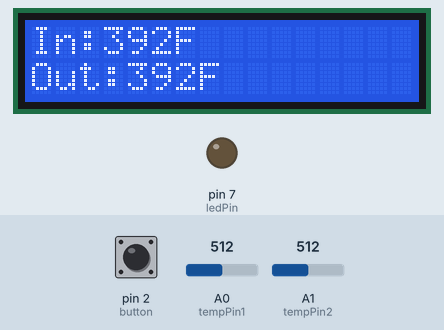
Recording of a sketch running on a simulated Arduino Uno, built with avr-gcc and run on an emulated ATmega328P. Shown: 16×2 character LCD, output pins drawn as LEDs (lit = HIGH). The test bench sets the inputs (shaded band); at power-on: pin 2 (button) HIGH, A0 (tempPin1) = 512, A1 (tempPin2) = 512.

Above: at 1.2 s.
1.3 s: pin 2 (button) pulled LOW for 1 s
At 3.5 s:
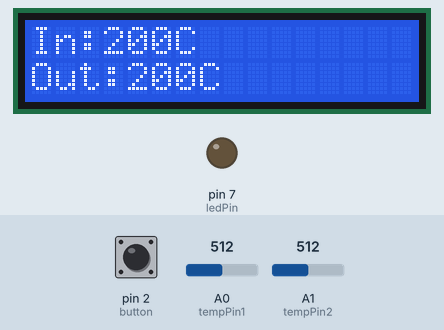
3.8 s: A0 (tempPin1) set to 532
At 4.4 s:
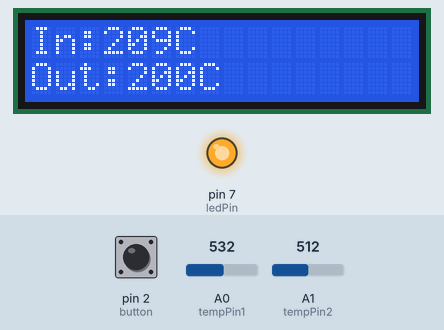
6.1 s: A1 (tempPin2) set to 544
At 7.2 s:
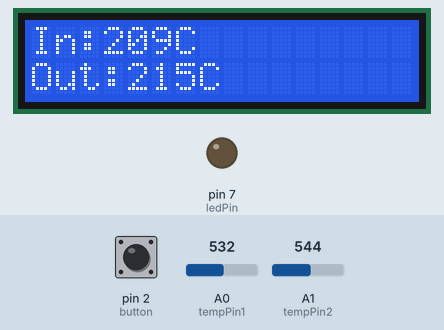
7.7 s: pin 2 (button) pulled LOW for 0.15 s
At 7.77 s:
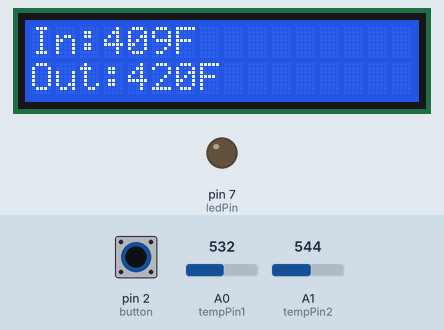
9.3 s: A0 (tempPin1) set to 511
At 10.4 s:
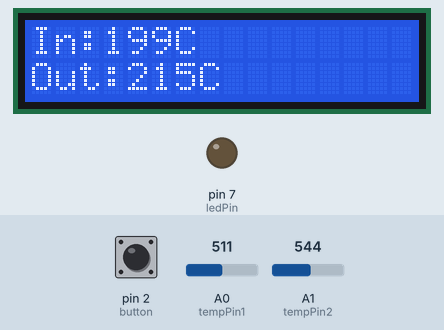
10.8 s: A1 (tempPin2) set to 511
At 11.5 s:
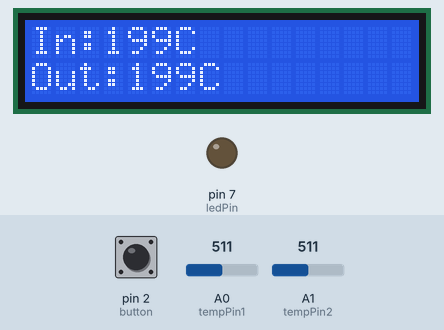
Timing chart, 0 to 13.3 s (numbered marks = the images above; inputs shaded):
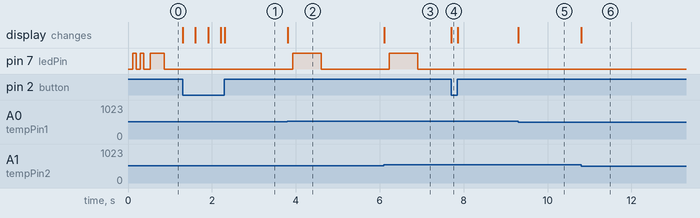

The sketch:

TempSensor.ino
```cpp
/*


  The circuit:
 * LCD RS pin to digital pin 12
 * LCD Enable pin to digital pin 11
 * LCD D4 pin to digital pin 6
 * LCD D5 pin to digital pin 5
 * LCD D6 pin to digital pin 4
 * LCD D7 pin to digital pin 3
 * LCD LED pin to 220 resistor to pin 7
 * LCD R/W pin to ground
 * LCD VSS pin to ground
 * LCD VCC pin to 5V
 * TMP1 VOut pin to A0
 * TMP2 VOut pint to A1
 * BTN Terminal 1 to digital pin 2
 * BTN Terminal 2 to GND
 * 10K resistor:
 * ends to +5V and ground
 * wiper to LCD VO pin (pin 3)


*/
// include the library code:
#include <LiquidCrystal.h>

/*TODO
Update temperature calculation to based off 1023 to eliminate getVoltage()
Fix alertTempSwap to work with BrightnessIncrementor of 1. To increase fade time consider
    multiplying the LedBrightness by 10 and use for increment but divide when setting pin.
*/

// initialize LCD library for tinkercad
LiquidCrystal lcd(12, 11, 6, 5, 4, 3);
const int ledPin = 7;
int LedBrightness = 0;

//Display Pins for Dr.Rob ot
//LiquidCrystal lcd(8,9,4,5,6,7);
//const int ledPin = 10;

//Set temperature probe pins
const int tempPin1 = A0;
const int tempPin2 = A1;

//Set fahrenheit to celsius formatting button pin
const int button = 2;

//Environment Variables
bool Celsius = false;
bool updateDisplay = true;
long tempInside, tempOutside;

bool WarmerInside = true;
bool SwapAlert = false;
unsigned long AlertPeriod = 800;
unsigned long AlertTime;
int BrightnessIncrementor = 1;

void setup()
{
    // set up the LCD's number of columns and rows:
    lcd.begin(16, 2);
    // Print a message to the LCD.
    lcd.print("Calibrating");
    //delay(1500);

    //Setup the LCD pin and turn to off
    pinMode(ledPin, OUTPUT);
    digitalWrite(ledPin, LOW);

    //Setup Button
    pinMode(button, INPUT_PULLUP);
}

void loop()
{

    updateDisplay = chkCelsiusBtn();
    bool tempChanged = chkTemp();
    if (tempChanged == true)
    {
        checkForTempSwap();
        updateDisplay = true;
    }
    if (SwapAlert == true)
    {
        alertTempSwap();
    }
    if (updateDisplay == true){
        updateLCD();
    }
}
bool chkTemp()
{
    bool tempsChanged = false;
    //Get sensor values and convert to temperature
    float voltage = getVoltage(tempPin1);
    long tempTempInside = calculateTemperature(voltage);
    voltage = getVoltage(tempPin2);
    long tempTempOutside = calculateTemperature(voltage);
    //Check if the temperature has changed
    if (tempTempInside != tempInside || tempTempOutside != tempOutside){
        tempsChanged = true;
    }
    tempInside = tempTempInside;
    tempOutside = tempTempOutside;
    return tempsChanged;

}
float getVoltage(int pin)
{
    return (analogRead(pin) * 0.004882814);
}
float calculateTemperature(float voltage)
{
    if (Celsius == true)
    {
        return ((voltage - 0.5) * 100.0);
    }
    else
    {
        return ((voltage - 0.5) * 100.0) * (9.0 / 5.0) + 32.0;
    }
}

void checkForTempSwap()
{
    bool tempSwapCheck = WarmerInside;
    if (tempInside <= tempOutside)
    {
        WarmerInside = false;
    }
    else
    {
        WarmerInside = true;
    }

    if (tempSwapCheck != WarmerInside)
    {
        SwapAlert = true;
        AlertTime = millis();
    }
}
void alertTempSwap()
{
    long currentTime = millis();
    //Check how long the alert has run
    if (currentTime - AlertTime <= AlertPeriod)
    {
        LedBrightness = LedBrightness + BrightnessIncrementor;
        analogWrite(ledPin, LedBrightness);
        if (LedBrightness >= 255 - abs(BrightnessIncrementor))
        {
            BrightnessIncrementor = -BrightnessIncrementor;
        }
        else if(LedBrightness < abs(BrightnessIncrementor))
        {
          	BrightnessIncrementor = abs(BrightnessIncrementor);
        }


        //Reverse Fade
    }
    //Turn off alert if alertperiod has passed
    else
    {
        SwapAlert = false;
        LedBrightness = 0;
        analogWrite(ledPin, LedBrightness);
    }
}

void updateLCD()
{
    char tempType;
    if(Celsius == true){
        tempType = 'C';
    }
    else{
        tempType = 'F';
    }
    lcd.clear();
    // set the cursor to column 0, line 1
    lcd.setCursor(0, 0);
    String s = String(tempInside, 1);
    // print temperature
    lcd.print("In:" + String(tempInside) + tempType);
    lcd.setCursor(0, 1);
    lcd.print("Out:" + String(tempOutside) + tempType);
    updateDisplay = false;
}

bool chkCelsiusBtn()
{
    int sensorVal = digitalRead(2);
    if (sensorVal == LOW)
    {
        Celsius = !Celsius;
        return true;
    }
        return false;
}
```

Measured:
- the behaviour switches between 514 and 515 on A0 (tempPin1) (found by bisection; images 1 and 2)
- the behaviour switches between 530 and 531 on A1 (tempPin2) (found by bisection; images 2 and 3)
- after the input at 1.3 s, the display: changes at once (image 1)
- after the input at 3.8 s, pin 7 (ledPin): LOW → HIGH after 0.13 s, → LOW 0.67 s later; the display: changes at once (image 2)
- after the input at 6.1 s, pin 7 (ledPin): LOW → HIGH after 0.13 s, → LOW 0.67 s later; the display: changes at once (image 3)
- after the input at 7.7 s, the display: changes at once (image 4)
- after the input at 9.3 s, the display: changes at once (image 5)
- after the input at 10.8 s, the display: changes at once (image 6)
